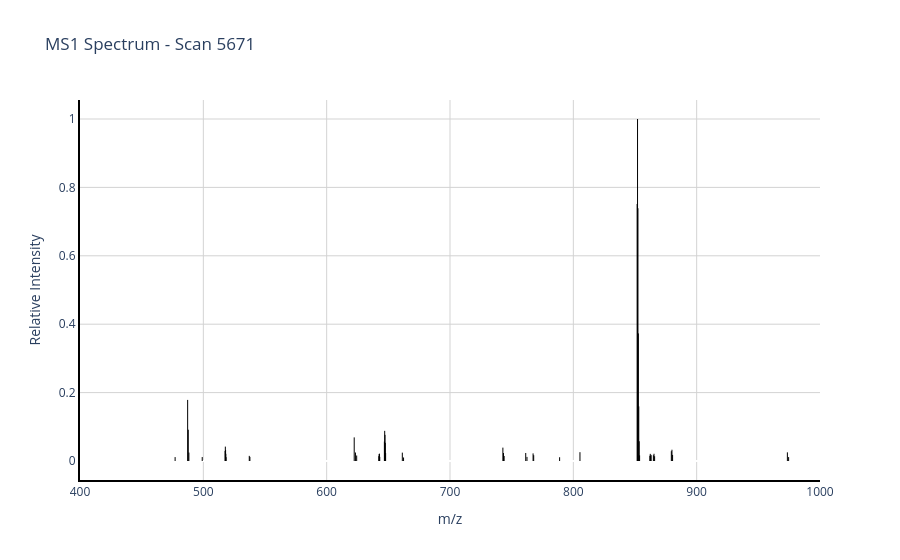

Notebook code for this chart:
### Markdown cell above
### 1.1 Overview of Mass Spectrometric Data
#### 1.1.a Example MS1 Spectrum

Shown below is an MS1 spectrum: All ions between 400 and 1500 m/z were collected and analyzed.
If you zoom in. you can see three peaks at 487.3, 487.8, 488.3. These peaks represent three different isotopologues of a peptide.

### Code cell
# The import/reload can be removed once util.py is stable
import util
importlib.reload(util)
from util import *

mzml_path = 'Data/04-17-23_CA_Tryp_HCD_10min-calib.mzML'
get_MS1_object(mzml_path, 5671)

### Figure 1 — Plotly figure (JSON) as saved in the notebook; plotly's stock layout.template omitted (floating-point values rounded to 4 significant figures)
{"data": [{"hovertemplate": "m/z: 477.1220<br>Intensity: 0.01<extra></extra>", "line": {"color": "black", "width": 1}, "mode": "lines", "showlegend": false, "type": "scatter", "x": [477.1, 477.1, null], "y": [0, 0.01147, null]}, {"hovertemplate": "m/z: 487.2823<br>Intensity: 0.18<extra></extra>", "line": {"color": "black", "width": 1}, "mode": "lines", "showlegend": false, "type": "scatter", "x": [487.3, 487.3, null], "y": [0, 0.1786, null]}, {"hovertemplate": "m/z: 487.7840<br>Intensity: 0.09<extra></extra>", "line": {"color": "black", "width": 1}, "mode": "lines", "showlegend": false, "type": "scatter", "x": [487.8, 487.8, null], "y": [0, 0.09145, null]}, {"hovertemplate": "m/z: 488.2852<br>Intensity: 0.02<extra></extra>", "line": {"color": "black", "width": 1}, "mode": "lines", "showlegend": false, "type": "scatter", "x": [488.3, 488.3, null], "y": [0, 0.02471, null]}, {"hovertemplate": "m/z: 499.1039<br>Intensity: 0.01<extra></extra>", "line": {"color": "black", "width": 1}, "mode": "lines", "showlegend": false, "type": "scatter", "x": [499.1, 499.1, null], "y": [0, 0.01155, null]}, {"hovertemplate": "m/z: 517.6383<br>Intensity: 0.03<extra></extra>", "line": {"color": "black", "width": 1}, "mode": "lines", "showlegend": false, "type": "scatter", "x": [517.6, 517.6, null], "y": [0, 0.02938, null]}, {"hovertemplate": "m/z: 517.8382<br>Intensity: 0.04<extra></extra>", "line": {"color": "black", "width": 1}, "mode": "lines", "showlegend": false, "type": "scatter", "x": [517.8, 517.8, null], "y": [0, 0.04207, null]}, {"hovertemplate": "m/z: 518.0380<br>Intensity: 0.03<extra></extra>", "line": {"color": "black", "width": 1}, "mode": "lines", "showlegend": false, "type": "scatter", "x": [518.0, 518.0, null], "y": [0, 0.0322, null]}, {"hovertemplate": "m/z: 518.2388<br>Intensity: 0.02<extra></extra>", "line": {"color": "black", "width": 1}, "mode": "lines", "showlegend": false, "type": "scatter", "x": [518.2, 518.2, null], "y": [0, 0.02103, null]}, {"hovertemplate": "m/z: 518.4385<br>Intensity: 0.01<extra></extra>", "line": {"color": "black", "width": 1}, "mode": "lines", "showlegend": false, "type": "scatter", "x": [518.4, 518.4, null], "y": [0, 0.01119, null]}, {"hovertemplate": "m/z: 537.2545<br>Intensity: 0.02<extra></extra>", "line": {"color": "black", "width": 1}, "mode": "lines", "showlegend": false, "type": "scatter", "x": [537.3, 537.3, null], "y": [0, 0.01503, null]}, {"hovertemplate": "m/z: 537.7559<br>Intensity: 0.01<extra></extra>", "line": {"color": "black", "width": 1}, "mode": "lines", "showlegend": false, "type": "scatter", "x": [537.8, 537.8, null], "y": [0, 0.01197, null]}, {"hovertemplate": "m/z: 622.3312<br>Intensity: 0.07<extra></extra>", "line": {"color": "black", "width": 1}, "mode": "lines", "showlegend": false, "type": "scatter", "x": [622.3, 622.3, null], "y": [0, 0.06906, null]}, {"hovertemplate": "m/z: 623.3344<br>Intensity: 0.02<extra></extra>", "line": {"color": "black", "width": 1}, "mode": "lines", "showlegend": false, "type": "scatter", "x": [623.3, 623.3, null], "y": [0, 0.02484, null]}, {"hovertemplate": "m/z: 624.3362<br>Intensity: 0.02<extra></extra>", "line": {"color": "black", "width": 1}, "mode": "lines", "showlegend": false, "type": "scatter", "x": [624.3, 624.3, null], "y": [0, 0.01607, null]}, {"hovertemplate": "m/z: 642.2933<br>Intensity: 0.01<extra></extra>", "line": {"color": "black", "width": 1}, "mode": "lines", "showlegend": false, "type": "scatter", "x": [642.3, 642.3, null], "y": [0, 0.01425, null]}, {"hovertemplate": "m/z: 642.5440<br>Intensity: 0.02<extra></extra>", "line": {"color": "black", "width": 1}, "mode": "lines", "showlegend": false, "type": "scatter", "x": [642.5, 642.5, null], "y": [0, 0.02026, null]}, {"hovertemplate": "m/z: 642.7947<br>Intensity: 0.02<extra></extra>", "line": {"color": "black", "width": 1}, "mode": "lines", "showlegend": false, "type": "scatter", "x": [642.8, 642.8, null], "y": [0, 0.02149, null]}, {"hovertemplate": "m/z: 643.0447<br>Intensity: 0.01<extra></extra>", "line": {"color": "black", "width": 1}, "mode": "lines", "showlegend": false, "type": "scatter", "x": [643.0, 643.0, null], "y": [0, 0.01201, null]}, {"hovertemplate": "m/z: 646.7960<br>Intensity: 0.06<extra></extra>", "line": {"color": "black", "width": 1}, "mode": "lines", "showlegend": false, "type": "scatter", "x": [646.8, 646.8, null], "y": [0, 0.05689, null]}, {"hovertemplate": "m/z: 647.0456<br>Intensity: 0.09<extra></extra>", "line": {"color": "black", "width": 1}, "mode": "lines", "showlegend": false, "type": "scatter", "x": [647.0, 647.0, null], "y": [0, 0.08817, null]}, {"hovertemplate": "m/z: 647.2948<br>Intensity: 0.08<extra></extra>", "line": {"color": "black", "width": 1}, "mode": "lines", "showlegend": false, "type": "scatter", "x": [647.3, 647.3, null], "y": [0, 0.07652, null]}, {"hovertemplate": "m/z: 647.5449<br>Intensity: 0.05<extra></extra>", "line": {"color": "black", "width": 1}, "mode": "lines", "showlegend": false, "type": "scatter", "x": [647.5, 647.5, null], "y": [0, 0.05311, null]}, {"hovertemplate": "m/z: 647.7963<br>Intensity: 0.02<extra></extra>", "line": {"color": "black", "width": 1}, "mode": "lines", "showlegend": false, "type": "scatter", "x": [647.8, 647.8, null], "y": [0, 0.02327, null]}, {"hovertemplate": "m/z: 661.3408<br>Intensity: 0.02<extra></extra>", "line": {"color": "black", "width": 1}, "mode": "lines", "showlegend": false, "type": "scatter", "x": [661.3, 661.3, null], "y": [0, 0.02443, null]}, {"hovertemplate": "m/z: 662.3437<br>Intensity: 0.01<extra></extra>", "line": {"color": "black", "width": 1}, "mode": "lines", "showlegend": false, "type": "scatter", "x": [662.3, 662.3, null], "y": [0, 0.01028, null]}, {"hovertemplate": "m/z: 742.8836<br>Intensity: 0.04<extra></extra>", "line": {"color": "black", "width": 1}, "mode": "lines", "showlegend": false, "type": "scatter", "x": [742.9, 742.9, null], "y": [0, 0.03906, null]}, {"hovertemplate": "m/z: 743.3853<br>Intensity: 0.02<extra></extra>", "line": {"color": "black", "width": 1}, "mode": "lines", "showlegend": false, "type": "scatter", "x": [743.4, 743.4, null], "y": [0, 0.02333, null]}, {"hovertemplate": "m/z: 743.8864<br>Intensity: 0.01<extra></extra>", "line": {"color": "black", "width": 1}, "mode": "lines", "showlegend": false, "type": "scatter", "x": [743.9, 743.9, null], "y": [0, 0.01472, null]}, {"hovertemplate": "m/z: 761.4043<br>Intensity: 0.02<extra></extra>", "line": {"color": "black", "width": 1}, "mode": "lines", "showlegend": false, "type": "scatter", "x": [761.4, 761.4, null], "y": [0, 0.02342, null]}, {"hovertemplate": "m/z: 762.4079<br>Intensity: 0.01<extra></extra>", "line": {"color": "black", "width": 1}, "mode": "lines", "showlegend": false, "type": "scatter", "x": [762.4, 762.4, null], "y": [0, 0.01193, null]}, {"hovertemplate": "m/z: 767.3595<br>Intensity: 0.02<extra></extra>", "line": {"color": "black", "width": 1}, "mode": "lines", "showlegend": false, "type": "scatter", "x": [767.4, 767.4, null], "y": [0, 0.02223, null]}, {"hovertemplate": "m/z: 767.8614<br>Intensity: 0.02<extra></extra>", "line": {"color": "black", "width": 1}, "mode": "lines", "showlegend": false, "type": "scatter", "x": [767.9, 767.9, null], "y": [0, 0.01693, null]}, {"hovertemplate": "m/z: 788.8723<br>Intensity: 0.01<extra></extra>", "line": {"color": "black", "width": 1}, "mode": "lines", "showlegend": false, "type": "scatter", "x": [788.9, 788.9, null], "y": [0, 0.01098, null]}, {"hovertemplate": "m/z: 805.3729<br>Intensity: 0.03<extra></extra>", "line": {"color": "black", "width": 1}, "mode": "lines", "showlegend": false, "type": "scatter", "x": [805.4, 805.4, null], "y": [0, 0.02579, null]}, {"hovertemplate": "m/z: 851.7275<br>Intensity: 0.75<extra></extra>", "line": {"color": "black", "width": 1}, "mode": "lines", "showlegend": false, "type": "scatter", "x": [851.7, 851.7, null], "y": [0, 0.7515, null]}, {"hovertemplate": "m/z: 852.0618<br>Intensity: 1.00<extra></extra>", "line": {"color": "black", "width": 1}, "mode": "lines", "showlegend": false, "type": "scatter", "x": [852.1, 852.1, null], "y": [0, 1, null]}, {"hovertemplate": "m/z: 852.3958<br>Intensity: 0.74<extra></extra>", "line": {"color": "black", "width": 1}, "mode": "lines", "showlegend": false, "type": "scatter", "x": [852.4, 852.4, null], "y": [0, 0.739, null]}, {"hovertemplate": "m/z: 852.7297<br>Intensity: 0.37<extra></extra>", "line": {"color": "black", "width": 1}, "mode": "lines", "showlegend": false, "type": "scatter", "x": [852.7, 852.7, null], "y": [0, 0.3731, null]}, {"hovertemplate": "m/z: 853.0642<br>Intensity: 0.16<extra></extra>", "line": {"color": "black", "width": 1}, "mode": "lines", "showlegend": false, "type": "scatter", "x": [853.1, 853.1, null], "y": [0, 0.1597, null]}, {"hovertemplate": "m/z: 853.3978<br>Intensity: 0.06<extra></extra>", "line": {"color": "black", "width": 1}, "mode": "lines", "showlegend": false, "type": "scatter", "x": [853.4, 853.4, null], "y": [0, 0.05774, null]}, {"hovertemplate": "m/z: 853.7316<br>Intensity: 0.02<extra></extra>", "line": {"color": "black", "width": 1}, "mode": "lines", "showlegend": false, "type": "scatter", "x": [853.7, 853.7, null], "y": [0, 0.01644, null]}, {"hovertemplate": "m/z: 862.0582<br>Intensity: 0.02<extra></extra>", "line": {"color": "black", "width": 1}, "mode": "lines", "showlegend": false, "type": "scatter", "x": [862.1, 862.1, null], "y": [0, 0.01538, null]}, {"hovertemplate": "m/z: 862.3912<br>Intensity: 0.02<extra></extra>", "line": {"color": "black", "width": 1}, "mode": "lines", "showlegend": false, "type": "scatter", "x": [862.4, 862.4, null], "y": [0, 0.02091, null]}, {"hovertemplate": "m/z: 862.7243<br>Intensity: 0.01<extra></extra>", "line": {"color": "black", "width": 1}, "mode": "lines", "showlegend": false, "type": "scatter", "x": [862.7, 862.7, null], "y": [0, 0.01451, null]}, {"hovertemplate": "m/z: 863.0567<br>Intensity: 0.02<extra></extra>", "line": {"color": "black", "width": 1}, "mode": "lines", "showlegend": false, "type": "scatter", "x": [863.1, 863.1, null], "y": [0, 0.01783, null]}, {"hovertemplate": "m/z: 864.9091<br>Intensity: 0.02<extra></extra>", "line": {"color": "black", "width": 1}, "mode": "lines", "showlegend": false, "type": "scatter", "x": [864.9, 864.9, null], "y": [0, 0.0168, null]}, {"hovertemplate": "m/z: 865.4097<br>Intensity: 0.02<extra></extra>", "line": {"color": "black", "width": 1}, "mode": "lines", "showlegend": false, "type": "scatter", "x": [865.4, 865.4, null], "y": [0, 0.02113, null]}, {"hovertemplate": "m/z: 865.9120<br>Intensity: 0.01<extra></extra>", "line": {"color": "black", "width": 1}, "mode": "lines", "showlegend": false, "type": "scatter", "x": [865.9, 865.9, null], "y": [0, 0.01392, null]}, {"hovertemplate": "m/z: 879.4644<br>Intensity: 0.03<extra></extra>", "line": {"color": "black", "width": 1}, "mode": "lines", "showlegend": false, "type": "scatter", "x": [879.5, 879.5, null], "y": [0, 0.02865, null]}, {"hovertemplate": "m/z: 879.9660<br>Intensity: 0.03<extra></extra>", "line": {"color": "black", "width": 1}, "mode": "lines", "showlegend": false, "type": "scatter", "x": [880.0, 880.0, null], "y": [0, 0.03298, null]}, {"hovertemplate": "m/z: 880.4667<br>Intensity: 0.02<extra></extra>", "line": {"color": "black", "width": 1}, "mode": "lines", "showlegend": false, "type": "scatter", "x": [880.5, 880.5, null], "y": [0, 0.01776, null]}, {"hovertemplate": "m/z: 973.5567<br>Intensity: 0.03<extra></extra>", "line": {"color": "black", "width": 1}, "mode": "lines", "showlegend": false, "type": "scatter", "x": [973.6, 973.6, null], "y": [0, 0.0253, null]}, {"hovertemplate": "m/z: 974.5589<br>Intensity: 0.01<extra></extra>", "line": {"color": "black", "width": 1}, "mode": "lines", "showlegend": false, "type": "scatter", "x": [974.6, 974.6, null], "y": [0, 0.01146, null]}, {"hovertemplate": "m/z: 1073.5013<br>Intensity: 0.01<extra></extra>", "line": {"color": "black", "width": 1}, "mode": "lines", "showlegend": false, "type": "scatter", "x": [1074.0, 1074.0, null], "y": [0, 0.01164, null]}, {"hovertemplate": "m/z: 1277.0873<br>Intensity: 0.04<extra></extra>", "line": {"color": "black", "width": 1}, "mode": "lines", "showlegend": false, "type": "scatter", "x": [1277.0, 1277.0, null], "y": [0, 0.04093, null]}, {"hovertemplate": "m/z: 1277.5883<br>Intensity: 0.06<extra></extra>", "line": {"color": "black", "width": 1}, "mode": "lines", "showlegend": false, "type": "scatter", "x": [1278.0, 1278.0, null], "y": [0, 0.06121, null]}, {"hovertemplate": "m/z: 1278.0899<br>Intensity: 0.04<extra></extra>", "line": {"color": "black", "width": 1}, "mode": "lines", "showlegend": false, "type": "scatter", "x": [1278.0, 1278.0, null], "y": [0, 0.03816, null]}, {"hovertemplate": "m/z: 1278.5907<br>Intensity: 0.03<extra></extra>", "line": {"color": "black", "width": 1}, "mode": "lines", "showlegend": false, "type": "scatter", "x": [1279.0, 1279.0, null], "y": [0, 0.02796, null]}], "layout": {"hovermode": "closest", "plot_bgcolor": "white", "title": {"text": "MS1 Spectrum - Scan 5671"}, "xaxis": {"gridcolor": "lightgray", "linecolor": "black", "linewidth": 2, "range": [400, 1000], "showgrid": true, "showline": true, "title": {"text": "m/z"}}, "yaxis": {"gridcolor": "lightgray", "linecolor": "black", "linewidth": 2, "showgrid": true, "showline": true, "title": {"text": "Relative Intensity"}}}}
